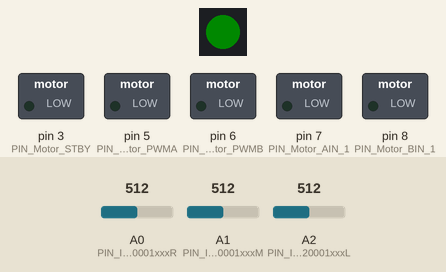
Recording of a sketch running on a simulated Arduino Uno, built with avr-gcc and run on an emulated ATmega328P. Parts: 1 RGB LEDs in strip order, left to right, switched loads named in the sketch (green lamp = pin HIGH). The test bench sets the inputs (shaded band); at power-on: A0 (PIN_ITR20001xxxR) = 512, A1 (PIN_ITR20001xxxM) = 512, A2 (PIN_ITR20001xxxL) = 512. Dim RGB values are drawn brighter than linear.

Above: at 4.2 s.
4.3 s: A0 (PIN_ITR20001xxxR) set to 682
5.8 s: A0 (PIN_ITR20001xxxR) set to 711
At 6.5 s:
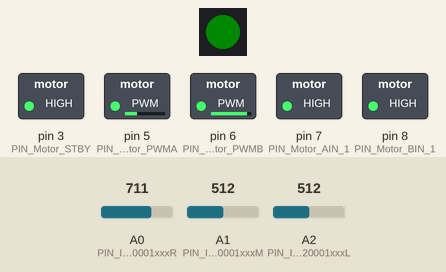
7.3 s: A1 (PIN_ITR20001xxxM) set to 692
8.8 s: A1 (PIN_ITR20001xxxM) set to 715
At 10.0 s:
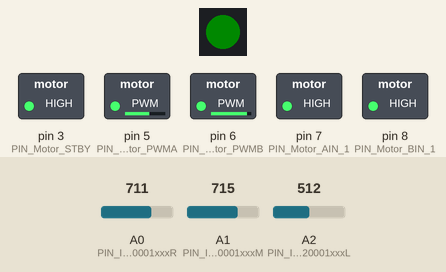
10.3 s: A2 (PIN_ITR20001xxxL) set to 689
11.8 s: A2 (PIN_ITR20001xxxL) set to 711
At 11.95 s:
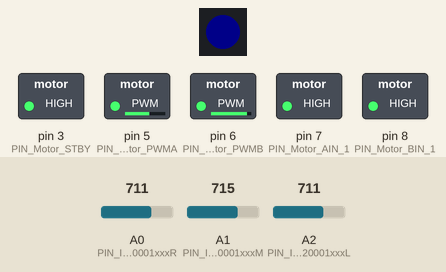
At 13.3 s:
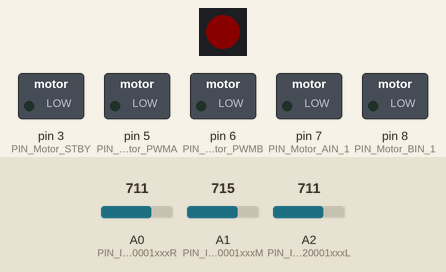
Timing chart, 0 to 14.7 s (numbered marks = the images above; inputs shaded):
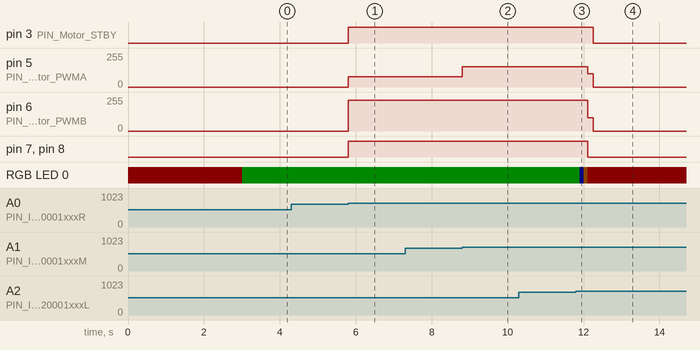

Measured:
- the behaviour switches between 699 and 700 on A0 (PIN_ITR20001xxxR) (found by bisection; images 0 and 1)
- the behaviour switches between 699 and 700 on A1 (PIN_ITR20001xxxM) (found by bisection; images 1 and 2)
- the behaviour switches between 700 and 701 on A2 (PIN_ITR20001xxxL) (found by bisection; images 2 and 3)
- after the input at 4.3 s, every drawn part: stays the same
- after the input at 5.8 s, pin 3 (PIN_Motor_STBY), pin 7 (PIN_Motor_AIN_1), pin 8 (PIN_Motor_BIN_1): LOW → HIGH at once; pin 5 (PIN_Motor_PWMA): 0/255 → 76/255 at once; pin 6 (PIN_Motor_PWMB): 0/255 → 229/255 at once
- after the input at 7.3 s, every drawn part: stays the same
- after the input at 8.8 s, pin 5 (PIN_Motor_PWMA): 76/255 → 153/255 at once
- after the input at 10.3 s, every drawn part: stays the same
- after the input at 11.8 s, pin 3 (PIN_Motor_STBY): HIGH → LOW after 0.46 s; pin 5 (PIN_Motor_PWMA): 153/255 → 100/255 after 0.31 s, → 0/255 0.15 s later

The sketch:

main.ino
```cpp
// Code By Antonin Michon & Lucas Colin
// https://github.com/HookSandeer
// Dépot du projet (Avec README.md): https://github.com/HookSandeer/SAE15

// IMPORTS DES LIBRAIRIES & CLASSES :

#include "carMotors.h"
#include "DeviceDriverSet_xxx0.h"
#include "FastLED.h"
#define PIN_RGBLED 4                                          // Définit le pin de Sortie de la Led
#define NUM_LEDS 1                                            // Définie le nombre de Leds a gérer, une seule dans notre cas
CRGB leds[NUM_LEDS];                                          // Initialise le nombre de led, une seule dans notre cas.
int lap = 1;                                                  // Variable globale pour le nombre de tour
float seuil = 700.00;                                         // Variable globale pour le seuil de détection de la ligne noir au sol.
char last;                                                    // Variable globale pour le stockage de la dernère action réalisée

CarMotors engine;                                             // Création de l'Objet engine pour le controle du moteur
DeviceDriverSet_ITR20001 AppITR20001;                         // Création de l'Object AppITR20001 pour le controle du capteur

uint32_t color(uint8_t r, uint8_t g, uint8_t b) {
  return (((uint32_t)r << 16) | ((uint32_t)g << 8) | b);      // Fonction couleur pour le RGB, pour l'affichage plus simple des couleurs
}

void setup() {
  Serial.begin(9600);
  AppITR20001.DeviceDriverSet_ITR20001_Init();                // Initialise le line track
  FastLED.addLeds<NEOPIXEL, PIN_RGBLED>(leds, NUM_LEDS);      // Initialise la Led
  FastLED.setBrightness(10);                                  // Intensité lumineuse de la Led
  engine.init(255);                                           // Initialise le moteur avec une vitesse de 255 (Vitesse maximum)
  FastLED.showColor(color(255, 0, 0));                        // Allume la Led en rouge pendant 3s au debut du programme
  delay(3000);                                                // 3 seconde avant le départ
}

void correction(char lst){                                    // Fonction qui corrige la trajectoire en fonction de la denère action effectué
  if(lst == "d"){                                             // Si la dernière action était de tourner a droite,
    engine.drive(0.3, 0.9);                                   // Alors il faut tourner a gauche
  }else if(lst == "g"){                                       // Même principe ici.
    engine.drive(0.9, 0.3);
  }
}


void motor(float left, float middle, float right){         // Fonction pour la gestion des moteurs en fonction des valeurs des capteurs
  if(left<seuil && middle<seuil && right<seuil){          // Perte de la ligne
    correction(last);                                     // Appelle la fonction correction pour corriger la trajectoire
  }else if(left<seuil && middle>=seuil && right<seuil){   // Tout droit
    engine.goForward();                                   // Avance
  }else if(left>=seuil && middle<seuil && right<seuil){   // Capteur Gauche sur Noir
    engine.drive(0.9, 0.3);                               // Tourne fortement pour récupérer la trajectoire
    last = "d";                                           // Enregistre la dernière action effectué
  }else if(left>=seuil && middle>=seuil && right<seuil){  // Capteur Gauche & Centre sur Noir
    engine.drive(0.9, 0.6);                               // Tourne pas très fort pour corriger légerement la trajectoire
  }else if(left<seuil && middle>=seuil && right>=seuil){  // Capteur Droit & Centre sur Noir
    engine.drive(0.6, 0.9);                               // Tourne légerement a droite
  }else if(left<seuil && middle<seuil && right>=seuil){   // Capteur Droit Sur Noir
    engine.drive(0.3, 0.9);                               // Tourne fortement à droite
    last = "g";                                           // Enregistre la dernière action
  }if(left>seuil && middle>seuil && right>seuil){         // Les trois capteurs sont sur la ligne noir
    lap++;                                                // Ajoute un tour a la variable
    delay(50);                                            // Delai pour éviter que le tour soit compté deux fois
  }
}

void ledControl(int nbrLap){                              // Fonction qui gère la Led Multicolor
  if(nbrLap>0 && lap<3){                                  // Le nombre de tour est compris entre 1 et 2, car le capteur compte 2 passage sur la ligne en un tour, en raison du croisement
    FastLED.showColor(color(0, 255, 0));
  }else if(nbrLap>=3 && nbrLap<5){
    FastLED.showColor(color(0, 0, 255));                  // Même principe, en fonction du nombre de tour la bonne couleur s'affiche
  }else if(nbrLap>=5 && nbrLap<7){
    FastLED.showColor(color(255, 128, 0));
  }else if(nbrLap>=7){                                    // Si les trois tours sont terminé alors :
    FastLED.showColor(color(255, 0, 0));                  // Allume la Led en rouge a la fin des trois tours
    engine.setSpeed(100);                                 // Ralentit pour la marche arrière pour revenir sur la ligne d'arrivée
    engine.goBackward();                                  // Reviens sur la ligne d'arrivée
    delay(150);                                           // Recule pendant 150 ms
    engine.stop();                                        // Arrete le moteur
    delay(10000);                                         // Arrete le programme  pendant 10000ms, c'est la fin des trois tours
  }
}

void loop() {                                             // Programme principal, qui appelle les fonctions en boucle sans delai.
  motor(AppITR20001.DeviceDriverSet_ITR20001_getAnaloguexxx_L(), AppITR20001.DeviceDriverSet_ITR20001_getAnaloguexxx_M(), AppITR20001.DeviceDriverSet_ITR20001_getAnaloguexxx_R());   // Execute la fonction qui gere les moteurs, avec en parametre les valeurs des trois capteurs.
  ledControl(lap);                                        // Executer la fonction qui gère les leds.
}
```

carMotors.cpp
```cpp
// SAE15 : Traiter des donnees
// Classe gestion deplacement moteur de R107 Moodle
// Michon & Colin

#include "carMotors.h"

void CarMotors::init(uint8_t p_speed) {
  currentSpeed = p_speed;
  isMoving = false;
  pinMode(PIN_Motor_PWMA, OUTPUT);
  pinMode(PIN_Motor_PWMB, OUTPUT);
  pinMode(PIN_Motor_AIN_1, OUTPUT);
  pinMode(PIN_Motor_BIN_1, OUTPUT);
  pinMode(PIN_Motor_STBY, OUTPUT);
}

void CarMotors::goForward() {
  isMoving = true;
  digitalWrite(PIN_Motor_STBY, HIGH);
  digitalWrite(PIN_Motor_AIN_1, HIGH);
  analogWrite(PIN_Motor_PWMA, currentSpeed);
  digitalWrite(PIN_Motor_BIN_1, HIGH);
  analogWrite(PIN_Motor_PWMB, currentSpeed);
}

void CarMotors::goBackward() {
  isMoving = true;
  digitalWrite(PIN_Motor_STBY, HIGH);
  digitalWrite(PIN_Motor_AIN_1, LOW);
  analogWrite(PIN_Motor_PWMA, currentSpeed);
  digitalWrite(PIN_Motor_BIN_1, LOW);
  analogWrite(PIN_Motor_PWMB, currentSpeed);
}

void CarMotors::turnLeft() {
  isMoving = true;
  digitalWrite(PIN_Motor_STBY, HIGH);
  digitalWrite(PIN_Motor_AIN_1, HIGH);
  analogWrite(PIN_Motor_PWMA, currentSpeed);
  digitalWrite(PIN_Motor_BIN_1, LOW);
  analogWrite(PIN_Motor_PWMB, currentSpeed);
}

void CarMotors::turnRight() {
  isMoving = true;
  digitalWrite(PIN_Motor_STBY, HIGH);
  digitalWrite(PIN_Motor_AIN_1, LOW);
  analogWrite(PIN_Motor_PWMA, currentSpeed);
  digitalWrite(PIN_Motor_BIN_1, HIGH);
  analogWrite(PIN_Motor_PWMB, currentSpeed);
}

void CarMotors::drive(float leftCoef,float rightCoef) {
  isMoving = true;
  if (leftCoef<-1.0f) leftCoef=-1.0f;
  if (leftCoef>1.0f) leftCoef=1.0f;
  if (rightCoef<-1.0f) rightCoef=-1.0f;
  if (rightCoef>1.0f) rightCoef=1.0f;
  digitalWrite(PIN_Motor_STBY, HIGH);
  digitalWrite(PIN_Motor_AIN_1, leftCoef>0.0f?HIGH:LOW);
  analogWrite(PIN_Motor_PWMA, leftCoef*currentSpeed);
  digitalWrite(PIN_Motor_BIN_1, rightCoef>0.0f?HIGH:LOW);
  analogWrite(PIN_Motor_PWMB, rightCoef*currentSpeed);
}

void CarMotors::stop() {
  isMoving = false;
  digitalWrite(PIN_Motor_STBY, LOW);
  analogWrite(PIN_Motor_PWMA, 0);
  analogWrite(PIN_Motor_PWMB, 0);
}
```

carMotors.h
```cpp
// SAE15 : Traiter des donnees
// Classe gestion deplacement moteur de R107 Moodle


#include <Arduino.h>

#define PIN_Motor_PWMA 5
#define PIN_Motor_PWMB 6
#define PIN_Motor_BIN_1 8
#define PIN_Motor_AIN_1 7
#define PIN_Motor_STBY 3

class CarMotors {
private:
  uint8_t currentSpeed; // vitesse courante des deux moteurs
  bool isMoving; // état du robot, avance (true) ou est arrêté (false)
public :
// initialisation des ports pour commander les moteurs
  void init(uint8_t p_speed);
// réglage de la vitesse de rotation
  void setSpeed(uint8_t p_speed) { currentSpeed = p_speed; }
// fait avancer la voiture
  void goForward();
// fait reculer la voiture
  void goBackward();
// fait tourner la voiture sur place vers la gauche
  void turnLeft();
// fait tourner la voiture sur place vers la droite
  void turnRight();
  // fait rouler la voiture en indiquant la vitesses de roues de gauche et des roues de droite.
  void drive(float leftCoef,float rightCoef);
  void stop();
  bool getIsMoving() { return isMoving; }
};
```

DeviceDriverSet_xxx0.cpp
```cpp
//SAE 15 : Traiter des donnees
//CODE DRIVER FOR LINE TRACK => From ElEGOO DOC

#include "DeviceDriverSet_xxx0.h"

/*ITR20001 Detection*/
bool DeviceDriverSet_ITR20001::DeviceDriverSet_ITR20001_Init(void)
{
  pinMode(PIN_ITR20001xxxL, INPUT);
  pinMode(PIN_ITR20001xxxM, INPUT);
  pinMode(PIN_ITR20001xxxR, INPUT);
  return false;
}
float DeviceDriverSet_ITR20001::DeviceDriverSet_ITR20001_getAnaloguexxx_L(void)
{
  return analogRead(PIN_ITR20001xxxL);
}
float DeviceDriverSet_ITR20001::DeviceDriverSet_ITR20001_getAnaloguexxx_M(void)
{
  return analogRead(PIN_ITR20001xxxM);
}
float DeviceDriverSet_ITR20001::DeviceDriverSet_ITR20001_getAnaloguexxx_R(void)
{
  return analogRead(PIN_ITR20001xxxR);
}
```

DeviceDriverSet_xxx0.h
```cpp
// SAE 15 : Traiter des donnees
// CODE DRIVER FOR LINE TRACK => From ElEGOO DOC

#ifndef _DeviceDriverSet_xxx0_H_
#define _DeviceDriverSet_xxx0_H_
#include <Arduino.h>
/*ITR20001 Detection*/
class DeviceDriverSet_ITR20001
{
public:
  bool DeviceDriverSet_ITR20001_Init(void);
  float DeviceDriverSet_ITR20001_getAnaloguexxx_L(void);
  float DeviceDriverSet_ITR20001_getAnaloguexxx_M(void);
  float DeviceDriverSet_ITR20001_getAnaloguexxx_R(void);
#if _Test_DeviceDriverSet
  void DeviceDriverSet_ITR20001_Test(void);
#endif

private:
//03
// #define PIN_ITR20001xxxL A0
// #define PIN_ITR20001xxxM A1
// #define PIN_ITR20001xxxR A2
//04
#define PIN_ITR20001xxxL A2
#define PIN_ITR20001xxxM A1
#define PIN_ITR20001xxxR A0
};

#endif
```
